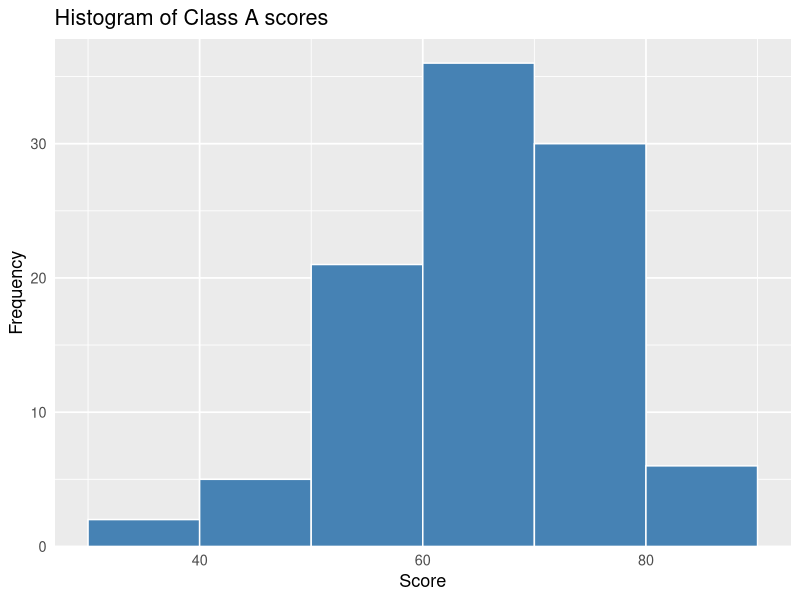
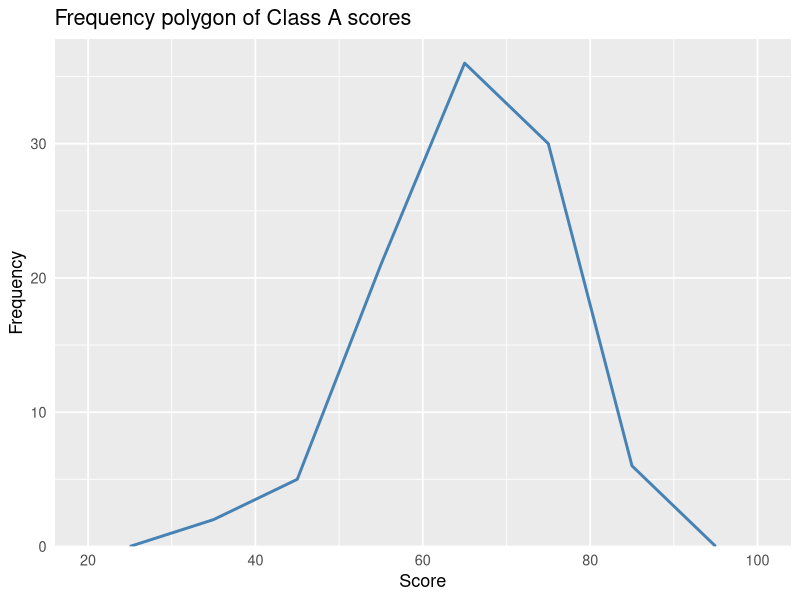
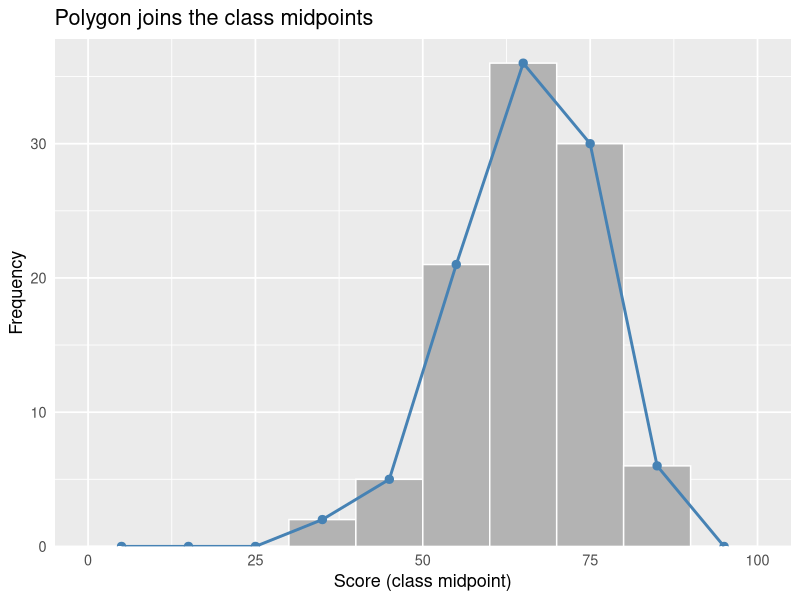
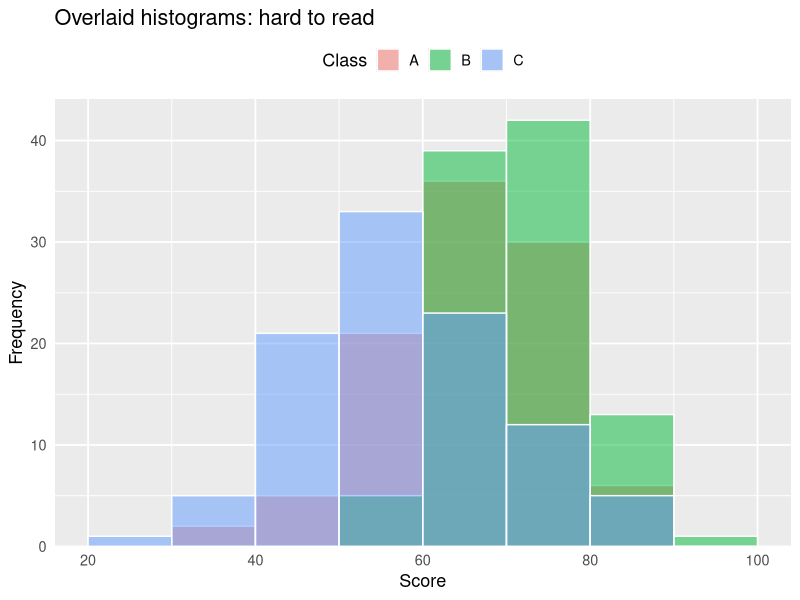
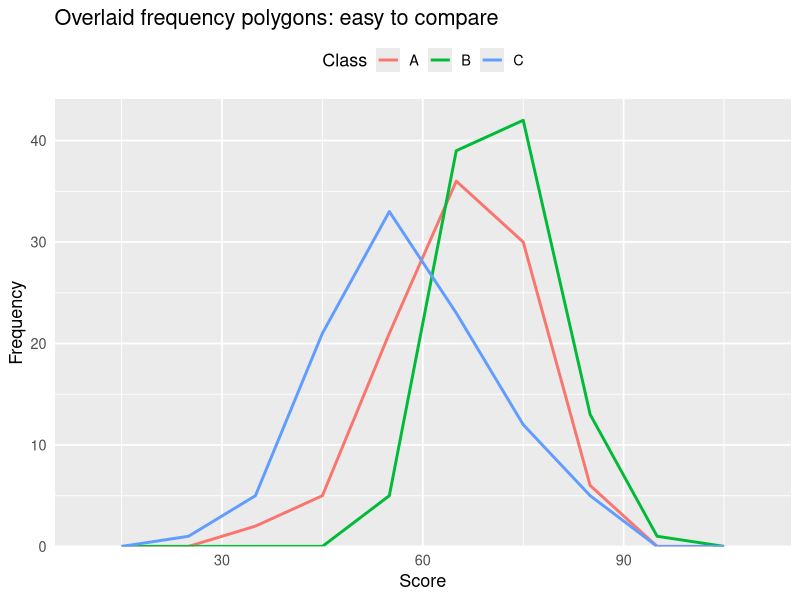
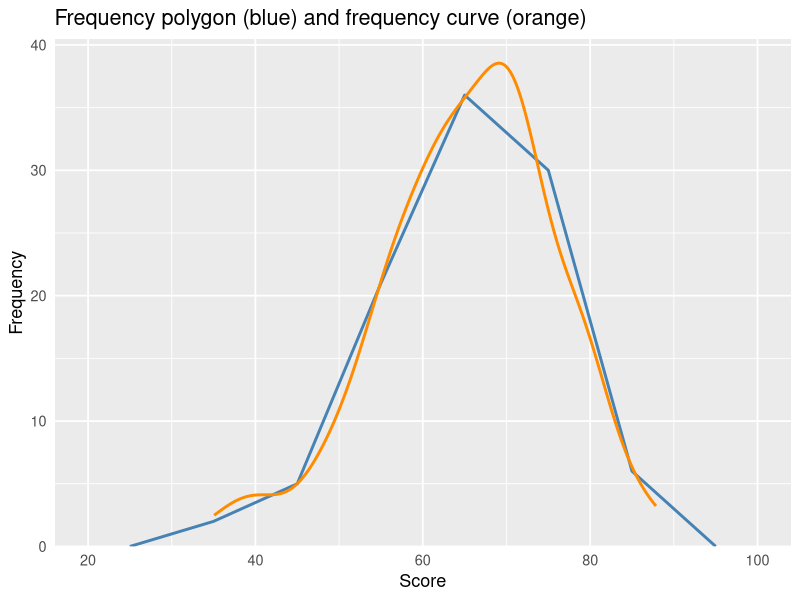
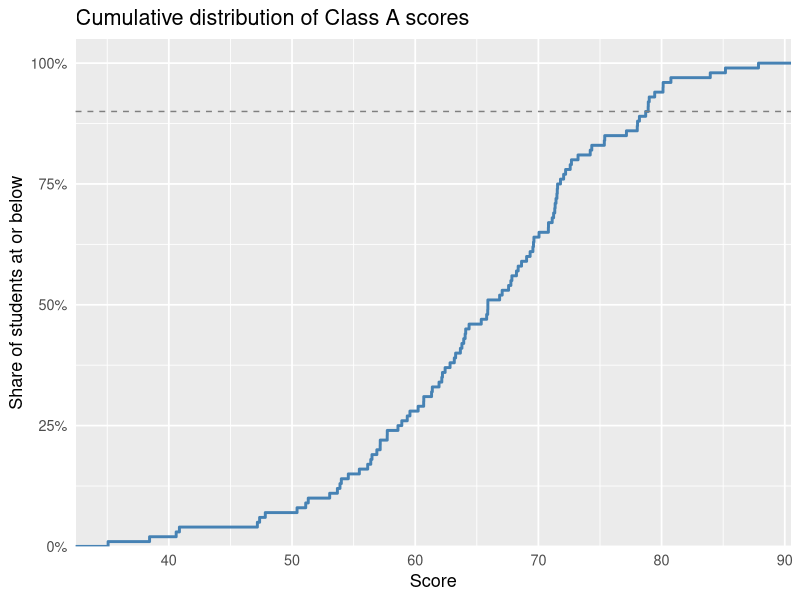

Write R code to recreate these figures, in order.
## ---- chunk 1
library(ggplot2)

# default grey theme (as in the commute-times post), no axis ticks, legend on top
theme_set(
  theme_grey(base_size = 13) +
    theme(axis.ticks = element_blank(), legend.position = "top")
)

set.seed(42)
scores <- data.frame(
  class = rep(c("A", "B", "C"), each = 100),
  score = c(rnorm(100, mean = 65, sd = 10),
            rnorm(100, mean = 72, sd = 8),
            rnorm(100, mean = 58, sd = 12))
)
scores$score <- pmin(pmax(scores$score, 0), 100)   # keep scores in 0-100

classA <- subset(scores, class == "A")
## ---- chunk 2
#| fig-width: 6.5
#| fig-height: 4
ggplot(classA, aes(score)) +
  geom_histogram(binwidth = 10, boundary = 0,
                 fill = "steelblue", colour = "white") +
  scale_y_continuous(expand = expansion(mult = c(0, 0.05))) +
  labs(title = "Histogram of Class A scores", x = "Score", y = "Frequency")
## ---- chunk 3
#| fig-width: 6.5
#| fig-height: 4
ggplot(classA, aes(score)) +
  geom_freqpoly(binwidth = 10, boundary = 0,
                colour = "steelblue", linewidth = 1) +
  scale_y_continuous(expand = expansion(mult = c(0, 0.05))) +
  labs(title = "Frequency polygon of Class A scores",
       x = "Score", y = "Frequency")
## ---- chunk 4
breaks <- seq(0, 100, by = 10)
classes <- cut(classA$score, breaks = breaks, include.lowest = TRUE)

freq <- data.frame(
  interval = levels(classes),
  midpoint = head(breaks, -1) + 5,
  frequency = as.vector(table(classes))
)
freq
## ---- chunk 5
#| fig-width: 6.5
#| fig-height: 4
ggplot(freq, aes(midpoint, frequency)) +
  geom_col(width = 10, fill = "grey70", colour = "white") +
  geom_line(colour = "steelblue", linewidth = 1) +
  geom_point(colour = "steelblue", size = 2.5) +
  scale_y_continuous(expand = expansion(mult = c(0, 0.05))) +
  labs(title = "Polygon joins the class midpoints",
       x = "Score (class midpoint)", y = "Frequency")
## ---- chunk 6
#| fig-width: 7
#| fig-height: 4
ggplot(scores, aes(score, fill = class)) +
  geom_histogram(binwidth = 10, boundary = 0, alpha = 0.5,
                 position = "identity", colour = "white") +
  scale_y_continuous(expand = expansion(mult = c(0, 0.05))) +
  labs(title = "Overlaid histograms: hard to read",
       x = "Score", y = "Frequency", fill = "Class")
## ---- chunk 7
#| fig-width: 7
#| fig-height: 4
ggplot(scores, aes(score, colour = class)) +
  geom_freqpoly(binwidth = 10, boundary = 0, linewidth = 1) +
  scale_y_continuous(expand = expansion(mult = c(0, 0.05))) +
  labs(title = "Overlaid frequency polygons: easy to compare",
       x = "Score", y = "Frequency", colour = "Class")
## ---- chunk 8
#| fig-width: 7
#| fig-height: 4
ggplot(classA, aes(score)) +
  geom_freqpoly(binwidth = 10, boundary = 0,
                colour = "steelblue", linewidth = 1) +
  geom_density(aes(y = after_stat(count) * 10),
               colour = "darkorange", linewidth = 1) +
  scale_y_continuous(expand = expansion(mult = c(0, 0.05))) +
  labs(title = "Frequency polygon (blue) and frequency curve (orange)",
       x = "Score", y = "Frequency")
## ---- chunk 9
#| fig-width: 6.5
#| fig-height: 4
ggplot(classA, aes(score)) +
  stat_ecdf(geom = "step", colour = "steelblue", linewidth = 1) +
  geom_hline(yintercept = 0.9, linetype = "dashed", colour = "grey50") +
  scale_y_continuous(labels = scales::percent,
                     expand = expansion(mult = c(0, 0.05))) +
  labs(title = "Cumulative distribution of Class A scores",
       x = "Score", y = "Share of students at or below")
